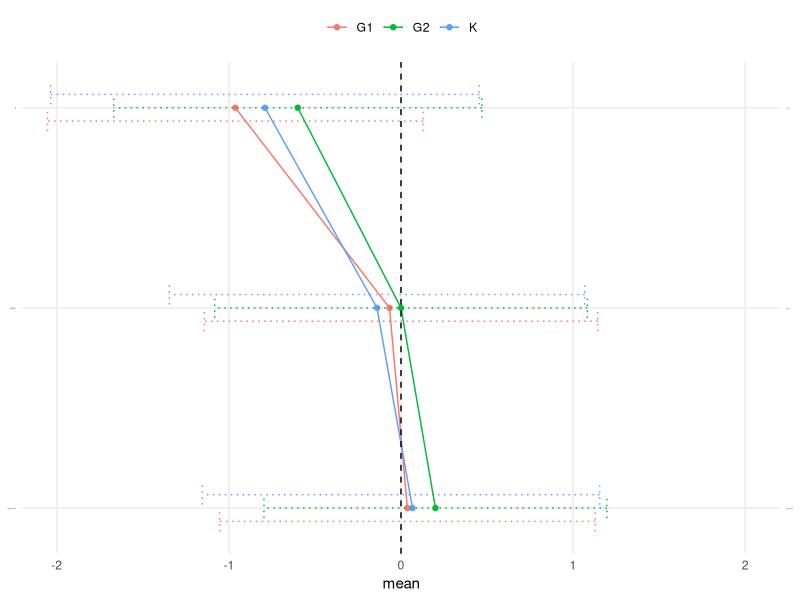

Recreate this plot in R. (Note: this script raises an error after producing the figure.)
## ---- chunk 1
# RStudio Environment löschen. Somit ist nichts unerwünschtes in unserer Arbeitsfläche
rm(list = ls())
knitr::opts_chunk$set( message = FALSE, warning = FALSE,
                      dev = "svg", fig.width = 10, fig.height = 7)


library(tidyverse)

## ---- chunk 2
# wie viele Personen?
n <- 100

# mögliche Antworten?
response <- c(-2,-1,0,1,2)
# Gruppen
group <- c("G1", "G2", "K")

# 5 Spalten: id, gruppe, gut, gesund, neu mit jeweils n Zeilen
df <- data.frame(
  id = seq(1,n, by = 1),
  gruppe = sample(group, n, replace = T, prob = c(0.3,0.3,0.4)),
  schlecht_gut = sample(response, n, replace = T, prob = c(10,20,40,20,10)),
  ungesund_gesund = sample(response,n, replace = T,prob = c(30,30,30,5,5)),
  alt_neu = sample(response, n,replace = T,prob = c(0.10,0.10,0.50,0.20,0.1))
)
## ---- chunk 3

df_vis <- df %>% 
  gather(c(schlecht_gut, ungesund_gesund, alt_neu), key = "Adj", value = "data") %>% 
  group_by(gruppe,Adj) %>% 
  summarise(mean = mean(data),
            sd = sd(data),
            lower = mean - sd,
            upper = mean + sd) %>% 
  tibble(y = c(rep(c(1,2,3),3)))


## ---- chunk 4
# Labels für links und rechts
lab_l <- c("ungesund", "schlecht", "alt")
lab_r <- c("gesund", "gut", "neu")


ggplot(df_vis,aes(mean, y, color = gruppe, group = gruppe)) + 
  geom_point(position=position_dodge(width=0.2))+
  geom_errorbar(aes(xmin=lower,xmax=upper,color=gruppe), width = 0.3,
        linetype = "dotted",
        position=position_dodge(width=0.2)) + 
  geom_path(position=position_dodge(width=0.2)) + 
  theme_minimal() +
  coord_cartesian(xlim = c(-2,2)) + # bringt x achse in die Mitte 
  geom_vline(aes(xintercept = 0), linetype = "dashed") + 
  scale_y_continuous(breaks = 1:length(lab_l), name = NULL, labels = lab_l,
    ,sec.axis = sec_axis(trans = ~., breaks = 1:length(lab_r), labels = lab_r))+
  theme(
    panel.grid.minor = element_blank(),
    legend.position = "top",
    legend.title = element_blank(),
    axis.text.y = element_text(face = "bold", size = 1)
    )

ggsave(here::here("semantic_diff","output_images", "sem_d.svg"))

